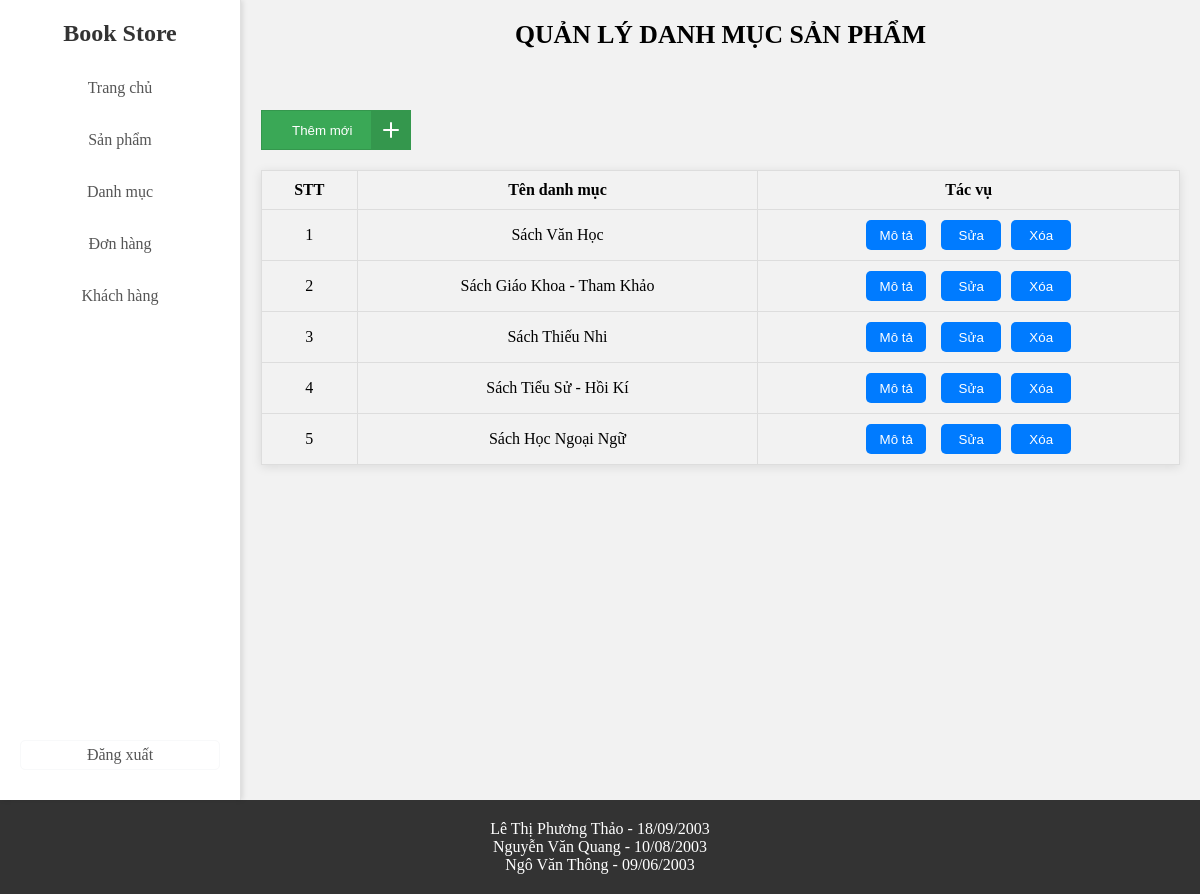
Screenshot of /quanlydanhmuc.php with the database file from the repository.
### tables this page shows
CREATE TABLE `danh_muc_san_pham` (
    `category_id` int(10) UNSIGNED NOT NULL COMMENT 'Mã danh mục sản phẩm',
    `category_name` varchar(255) NOT NULL COMMENT 'Tên danh mục sản phẩm',
    `category_description` text NOT NULL COMMENT 'Mô tả danh mục sản phẩm'
);

### quanlydanhmuc.php (the view, shortened to what this page needs)
<!DOCTYPE html>
<html lang="en">
<head>
    <link rel="stylesheet" href="admin.css">
</head>
<body>
    <section style="display: flex">
        <?php
            require("./sidebar_admin.php");
        ?>
        <section class="hero">
            <div class="hero-text">
                <?php
                    include 'config.php';
                    $conn = mysqli_connect($DB_HOST, $DB_USER, $DB_PASS, $DB_NAME, $HOST);
                    $sql = "SELECT * From `danh_muc_san_pham`";
                    $result = mysqli_query($conn, $sql);
                ?>
                <div>
                    <div class="box_title">
                        <h3>Quản lý danh mục sản phẩm </h3>
                    </div>
                    <button type="button" class="button" onclick="window.location.href='themdanhmuc.php'">
                        <span class="button__text">Thêm mới</span>
                        <span class="button__icon">
                            <svg xmlns="http://www.w3.org/2000/svg" width="24" viewBox="0 0 24 24" stroke-width="2" stroke-linejoin="round" stroke-linecap="round" stroke="currentColor" height="24" fill="none" class="svg">
                                <line y2="19" y1="5" x2="12" x1="12"></line>
                                <line y2="12" y1="12" x2="19" x1="5"></line>
                            </svg>
                        </span>
                    </button>
                    <table class="bangchinh">
                        <tr>
                            <th>STT</th>
                            <th>Tên danh mục</th>
                            <th>Tác vụ</th>
                        </tr>
                        <?php
                        $index = 0;
                        while ($row = mysqli_fetch_assoc($result)) {
                            $index++;
                            $id  = $row['category_id'];
                            $tendm = $row['category_name'];
                        ?>
                            <tr>
                                <td><?php echo $index; ?></td>
                                <td><?php echo $tendm; ?></td>
                                <td>
                                    <div class="action-buttons">
                                        <button type="button" class="brcl3">
                                            <a href="motadanhmuc.php?idSV=<?php echo $id; ?>">Mô tả</a>
                                        </button>
                                        <button type="button" class="brcl">
                                            <a href="suadanhmuc.php?idSV=<?php echo $id; ?>">Sửa</a>
                                        </button>
                                        <button type="button" class="brcl2">
                                            <a href="xoadanhmuc.php?idSV=<?php echo $id; ?>">Xóa</a>
                                        </button>
                                    </div>
                                </td>
                            </tr>
                        <?php } ?>
                    </table>
                </div>
        </section>
    </section>
    <footer>
        <p>Lê Thị Phương Thảo - 18/09/2003 </p>
        <p>Nguyễn Văn Quang - 10/08/2003</p>
        <p>Ngô Văn Thông - 09/06/2003</p>
    </footer>
</body>
</html>

### admin.css (style rules this page uses)
* { margin: 0; padding: 0; box-sizing: border-box; }
.hero { background-color: #f2f2f2; min-height: 90vh; width: calc(100%); padding: 20px; }
footer { background-color: #333; color: #fff; padding: 20px; text-align: center; }
.brcl { background-color: rgb(61, 61, 241); color: aliceblue; border: none; border-radius: 22px; padding: 8px; width: 60px; height:30px; margin-left: 5px; }
.brcl2 { background-color: rgb(241, 130, 61); color: aliceblue; border: rgb(202, 161, 59); border-radius: 22px; padding: 6px; width: 60px; height:30px; }
.brcl3 { background-color: rgb(9, 110, 31); color: aliceblue; border: rgb(67, 169, 42); border-radius: 22px; padding: 6px; width: 60px; height:30px; }
.bangchinh { width: 100%; border-collapse: collapse; margin: 20px auto; box-shadow: 0px 2px 10px rgba(0, 0, 0, 0.1); }
.bangchinh th, .bangchinh td { padding: 10px; border: 1px solid #ddd; text-align: center; }
.bangchinh th { background-color: #f2f2f2; font-weight: bold; }
.action-buttons { display: flex; gap: 10px; justify-content: center; }
.brcl3, .brcl, .brcl2 { background-color: #007bff; border: none; padding: 5px 10px; border-radius: 5px; cursor: pointer; transition: background-color 0.3s; }
.brcl3 a, .brcl a, .brcl2 a { color: white; text-decoration: none; }
.box_title { text-transform: uppercase; height: 40px; font-size: 22px; display: flex; justify-content: center; margin-bottom: 50px; }
.button { position: relative; width: 150px; height: 40px; cursor: pointer; display: flex; align-items: center; border: 1px solid #34974d; background-color: #3aa856; text-decoration: none; }
.button, .button__icon, .button__text { transition: all 0.3s; }
.button .button__text { transform: translateX(30px); color: #fff; }
.button .button__icon { position: absolute; transform: translateX(109px); height: 100%; width: 39px; background-color: #34974d; display: flex; align-items: center; justify-content: center; }
.button .svg { width: 30px; stroke: #fff; }

### rows the page displays
danh_muc_san_pham: category_name "Sách Văn Học"
danh_muc_san_pham: category_name "Sách Giáo Khoa - Tham Khảo"
danh_muc_san_pham: category_name "Sách Thiếu Nhi"
danh_muc_san_pham: category_name "Sách Tiểu Sử - Hồi Kí"
danh_muc_san_pham: category_name "Sách Học Ngoại Ngữ"
